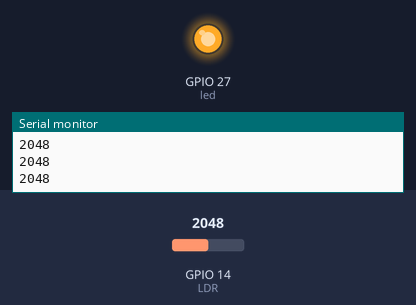
Recording of a sketch running on a simulated ESP32. Parts: output pins drawn as LEDs (lit = HIGH), the last lines printed to the serial monitor. The inputs (shaded band) are chosen by the test bench; at power-on: GPIO 14 (LDR) = 2048.

Above: at 1.2 s.
1.3 s: GPIO 14 (LDR) set to 1028
2.8 s: GPIO 14 (LDR) set to 932
At 3.6 s:
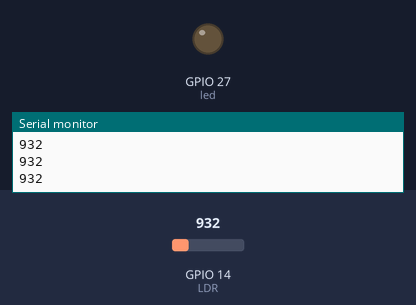
4.3 s: GPIO 14 (LDR) set to 1040
At 4.6 s:
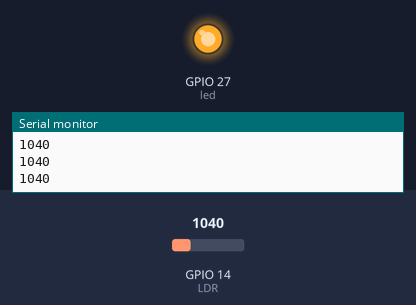
5.8 s: GPIO 14 (LDR) set to 960
At 7.1 s:
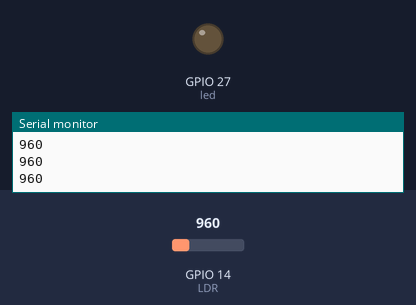
Timing chart, 0 to 8.3 s (numbered marks = the images above; inputs shaded):
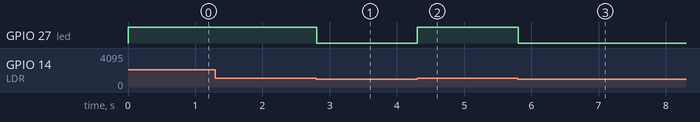

Measured:
- the behaviour switches between 1000 and 999 on GPIO 14 (LDR) (found by bisection; images 0 and 1)
- after the input at 2.8 s, GPIO 27 (led): HIGH → LOW at once
- after the input at 4.3 s, GPIO 27 (led): LOW → HIGH at once
- after the input at 5.8 s, GPIO 27 (led): HIGH → LOW at once

The sketch:

percobaan-2.ino
```cpp
#define LDR 14
#define led 27
int nilai;
void setup(){
  pinMode(LDR, INPUT);
  pinMode(led, OUTPUT);
  Serial.begin(9600);
}
void loop(){
  nilai = analogRead(LDR);
  Serial.println(nilai);
  if(nilai >= 1000) digitalWrite(led, HIGH);
  else digitalWrite(led, LOW);
  delay(10);
}
```
